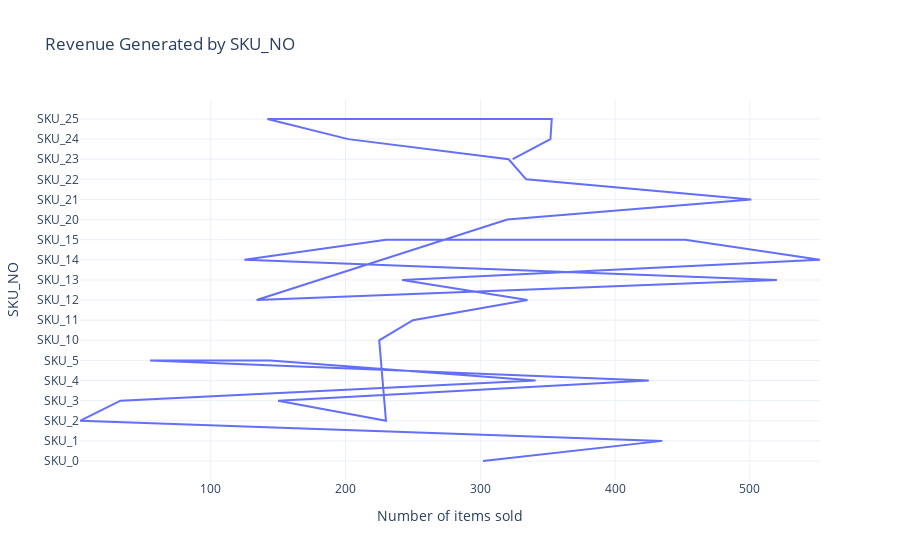

The code cell stored with this chart in its notebook:
### Code cell
revenue_chart1  =  pxx.line(information, x = 'Number of items sold',   
                        y = 'SKU_NO',   
                        title = 'Revenue Generated by SKU_NO')  
revenue_chart1.show()

### Figure 1 — Plotly figure (JSON) as saved in the notebook; plotly's stock layout.template omitted (floating-point values rounded to 4 significant figures)
{"data": [{"hovertemplate": "Number of items sold=%{x}<br>SKU_NO=%{y}<extra></extra>", "legendgroup": "", "line": {"color": "#636efa", "dash": "solid"}, "marker": {"symbol": "circle"}, "mode": "lines", "name": "", "orientation": "h", "showlegend": false, "type": "scatter", "x": [302, 435, 3, 33, 341, 144, 55, 425, 150, 230, 225, 250, 335, 242, 552, 452, 230, 125, 520, 134, 320, 501, 334, 321, 202, 142, 353, 352, 324], "xaxis": "x", "y": ["SKU_0", "SKU_1", "SKU_2", "SKU_3", "SKU_4", "SKU_5", "SKU_5", "SKU_4", "SKU_3", "SKU_2", "SKU_10", "SKU_11", "SKU_12", "SKU_13", "SKU_14", "SKU_15", "SKU_15", "SKU_14", "SKU_13", "SKU_12", "SKU_20", "SKU_21", "SKU_22", "SKU_23", "SKU_24", "SKU_25", "SKU_25", "SKU_24", "SKU_23"], "yaxis": "y"}], "layout": {"autosize": true, "legend": {"tracegroupgap": 0}, "title": {"text": "Revenue Generated by SKU_NO"}, "xaxis": {"anchor": "y", "autorange": true, "domain": [0, 1], "range": [3, 552], "title": {"text": "Number of items sold"}, "type": "linear"}, "yaxis": {"anchor": "x", "autorange": true, "domain": [0, 1], "range": [-0.9444, 17.94], "title": {"text": "SKU_NO"}, "type": "category"}}}
